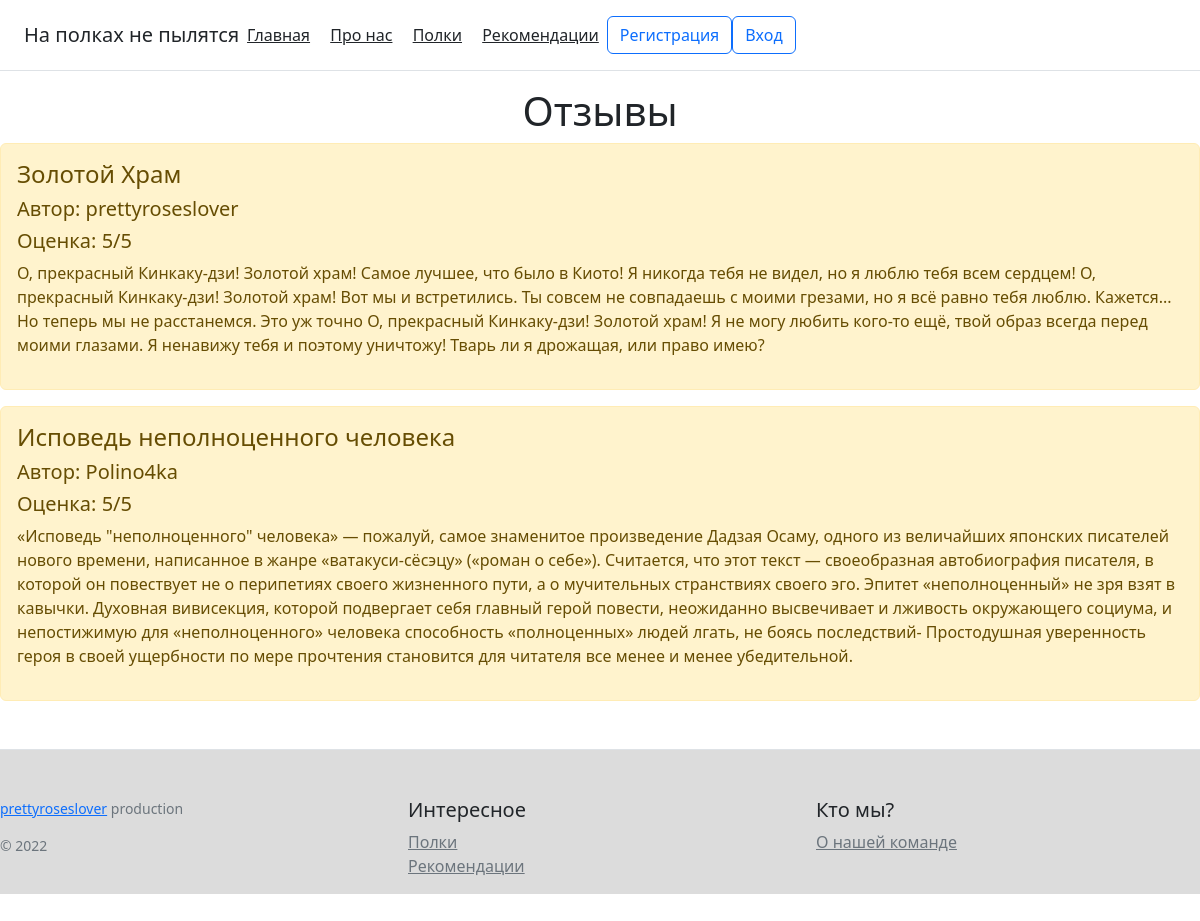
Page /recs on the committed database.
### app.py (models this page shows, shortened)
class Books(db.Model):
    __tablename__ = 'books'
    id_book = db.Column(db.Integer, primary_key=True)
    title = db.Column(db.String(255), nullable=False)
    author = db.Column(db.String(255), nullable=False)
    price = db.Column(db.Integer, nullable=False)
    language = db.Column(db.String(64), nullable=False)
    genre = db.Column(db.String(64), nullable=False)
    country = db.Column(db.String(64), nullable=False)
    year = db.Column(db.Integer)
    image = db.Column(db.String(255), nullable=False)
    quantity = db.Column(db.Integer, nullable=False)

class User(db.Model, UserMixin):
    __tablename__ = 'user'
    id = db.Column(db.Integer, primary_key=True)
    username = db.Column(db.String(100), nullable=False, unique=True)
    email = db.Column(db.String(120), unique=True, nullable=False)
    password_hash = db.Column(db.String(160), nullable=False)
    name = db.Column(db.String(255))
    surname = db.Column(db.String(255))
    famname = db.Column(db.String(255))
    phone_number = db.Column(db.String(10))
    address = db.Column(db.String(255))

class Rating(db.Model):
    __tablename__ = 'rating'
    id_rating = db.Column(db.Integer, primary_key=True)
    id_book_to_rate = db.Column(db.Integer, db.ForeignKey('books.id_book'), nullable=False)
    id_client_by = db.Column(db.Integer, db.ForeignKey('user.id'), nullable=False)
    rating = db.Column(db.Integer, nullable=False)
    comment = db.Column(db.TEXT)
    time_rating = db.Column(db.DateTime, default=datetime.utcnow)

### app.py (the view)
@app.route('/recs')
def recs():
    flag_btn = current_user.is_authenticated
    rec = Rating.query.filter(Rating.comment.isnot("")).all()
    id_bs = []
    auth = []
    for r in rec:
        title = Books.query.get(r.id_book_to_rate).title
        id_bs.append(title)
        author = User.query.get(r.id_client_by).username
        auth.append(author)
    sz = len(rec)
    return render_template("recs.html", flag_btn=flag_btn, rec=rec, book=id_bs, auth=auth, sz=sz)

### templates/recs.html (shortened to what this page needs)
{% extends 'base.html' %}
{% block button %}
    {% if flag_btn %}
    <a class="btn btn-outline-primary" href="/account">Личный кабинет</a>
    <a class="btn btn-outline-primary" href="/busket">Корзина</a>
    {% if current_user.id == 5 %}
	<a class="btn btn-outline-primary" href="/admin">Admin</a>
	{% endif %}
    {% else %}
    <a class="btn btn-outline-primary" href="/signin">Регистрация</a>
     <a class="btn btn-outline-primary" href="/login">Вход</a>
    {% endif %}
{% endblock %}
{% block body %}
    <h1 align="center"> Отзывы </h1>
    {% for ind in range(sz) %}
        <div class="alert alert-warning">
            <h4>
                {{ book[ind] }}
            </h4>
            <h5>
                Автор: {{ auth[ind]}}
            </h5>
            <h5>
                Оценка: {{rec[ind].rating}}/5
            </h5>
            <p>
                {{ rec[ind].comment}}
            </p>
        </div>
    {% endfor %}
{% endblock %}

### rows in the picture
Books: title "Золотой Храм"
User: username "prettyroseslover"
Rating: rating "5", comment "О, прекрасный Кинкаку-дзи! Золотой храм! Самое лучшее, что было в Киото! Я никогда тебя не видел, но я люблю тебя всем сердцем! О, прекрасный Кинкаку-дзи! Золотой храм! Вот мы и встретились. Ты совсем не совпадаешь с моими грезами, но я всё равно тебя люблю. Кажется... Но теперь мы не расстанемся. Это уж точно О, прекрасный Кинкаку-дзи! Золотой храм! Я не могу любить кого-то ещё, твой образ всегда перед моими глазами. Я ненавижу тебя и поэтому уничтожу! Тварь ли я дрожащая, или право имею?"
Books: title "Исповедь неполноценного человека"
User: username "Polino4ka"
Rating: rating "5", comment "«Исповедь \"неполноценного\" человека» — пожалуй, самое знаменитое произведение Дадзая Осаму, одного из величайших японских писателей нового времени, написанное в жанре «ватакуси-сёсэцу» («роман о себе»). Считается, что этот текст — своеобразная автобиография писателя, в которой он повествует не о перипетиях своего жизненного пути, а о мучительных странствиях своего эго. Эпитет «неполноценный» не зря взят в кавычки. Духовная вивисекция, которой подвергает себя главный герой повести, неожиданно высвечивает и лживость окружающего социума, и непостижимую для «неполноценного» человека способность «полноценных» людей лгать, не боясь последствий- Простодушная уверенность героя в своей ущербности по…"
